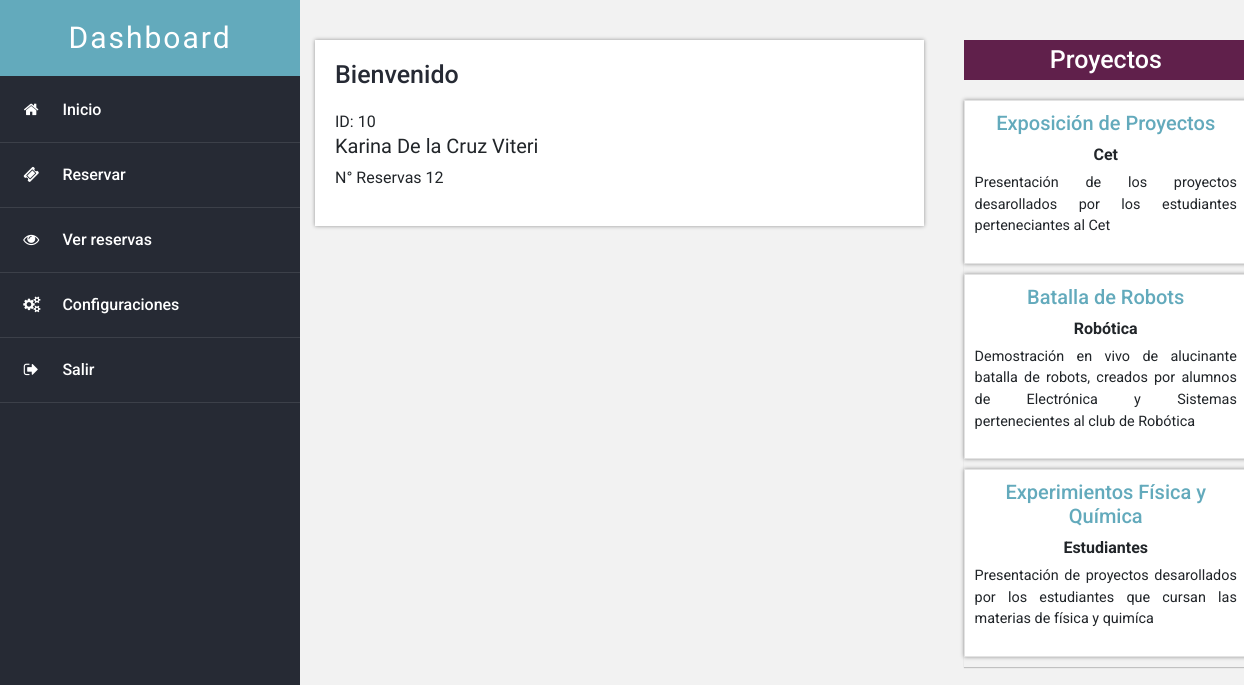
Screenshot of /home.php (signed in) with the database file from the repository.
### tables this page shows
CREATE TABLE `proyectos` (
  `pro_id` int(255) NOT NULL,
  `pro_tema` varchar(255) DEFAULT NULL,
  `pro_descripcion` text,
  `grup_id` int(55) DEFAULT NULL
);

### models/proyecto.php (called while the page is built, shortened)
<?php
require_once 'config/db.php';
class Proyecto {
    private $db;
    public function __construct()
    {
        $this->db = DataBase::Conectar();
    }
    public function getProyectos(){
        $sql="SELECT
        pro_id as id,
        pro_tema as tema,
        pro_descripcion as descripcion,
        (SELECT grup_nombre from `grupos` where`grupos`.`grup_id` = `proyectos`.`grup_id` ) as grupo
        FROM `proyectos` limit 3";
        $conferencias = $this->db->query($sql);
        return $conferencias;
    }
}

### config/db.php (called while the page is built)
<?php
class DataBase{
    public static function Conectar(){
        $db = new mysqli('localhost','root','','conferencia');
        $db->query("SET NAMES  utf8");
        return $db;
    }
}

### controllers/ProyectoController.php (called while the page is built, shortened)
<?php
require_once 'models/proyecto.php';
class ProyectoController{
    public function getProyectos(){
        $proyecto = new Proyecto();
        return $proyecto->getProyectos();
    }
}

### views/layouts/proyecto.php (the view)
</div>
<div class="columna col-lg-4">
    <div class="widget estadistica">
        <h3 class="titulo aside-titulo">Proyectos</h3>
        <div class="contenedor d-md-flex flex-lg-column">
            <?php while($proyecto =  $_POST['proyectos']->fetch_object()): ?>
            <div class="caja">
                <h5><?=$proyecto->tema?></h5>
                <span><?=$proyecto->grupo?></span>
                <p><?=$proyecto->descripcion?> </p>
            </div>
            <?php endwhile; ?>
        </div>
    </div>
</div>

### assets/css/panel.css (style rules this page uses)
body { background: #f2f2f2; font-size: 16px; font-family: 'News Cycle', sans-serif; }
.main .columna { padding: 0 20px; }
.main .titulo { color: #262a34; font-size: 25px; font-weight: 500; font-family: 'Roboto', sans-serif; margin-bottom: 20px; }
.aside-titulo { background-color: #60204b; color: #fff !important; font-weight: bold; text-align: center; padding: 5px; }
.main .widget { margin-bottom: 40px; }
.main .contenedor { box-shadow: 0px 1px 1px 0px rgba(0,0,0,.2); }
.main .caja { background: #fff; border: 1px solid #e3e3e3; padding: 10px 10px; flex: 1; text-align: center; font-family: 'Roboto', sans-serif; width: 100%; box-shadow: 0 0 4px rgba(0,0,0,.4); margin-bottom: 10px; transition: all 0.2 ease; }
.main .estadistica span { padding: 4px 0px; font-weight: bold; }
.main .estadistica .caja h5 { color: #63aabc; }
.main .estadistica .caja p { padding-top: 5px; text-align: justify; font-size: 0.9rem; }

### rows the page displays
proyectos: pro_tema "Exposición de Proyectos", grupo "Cet", pro_descripcion "Presentación de los proyectos desarollados por los estudiantes perteneciantes al Cet"
proyectos: pro_tema "Batalla de Robots", grupo "Robótica", pro_descripcion "Demostración en vivo de alucinante batalla de robots, creados por alumnos de Electrónica y Sistemas pertenecientes al club de Robótica"
proyectos: pro_tema "Experimientos Física y Química", grupo "Estudiantes", pro_descripcion "Presentación de proyectos desarollados por los estudiantes que cursan las materias de física y quimíca"

### other values shown
$_SESSION['indetificado']->usu_id "10"
$_SESSION['indetificado']->usu_nombre "Karina"
$_SESSION['indetificado']->usu_apellido "De la Cruz Viteri"
